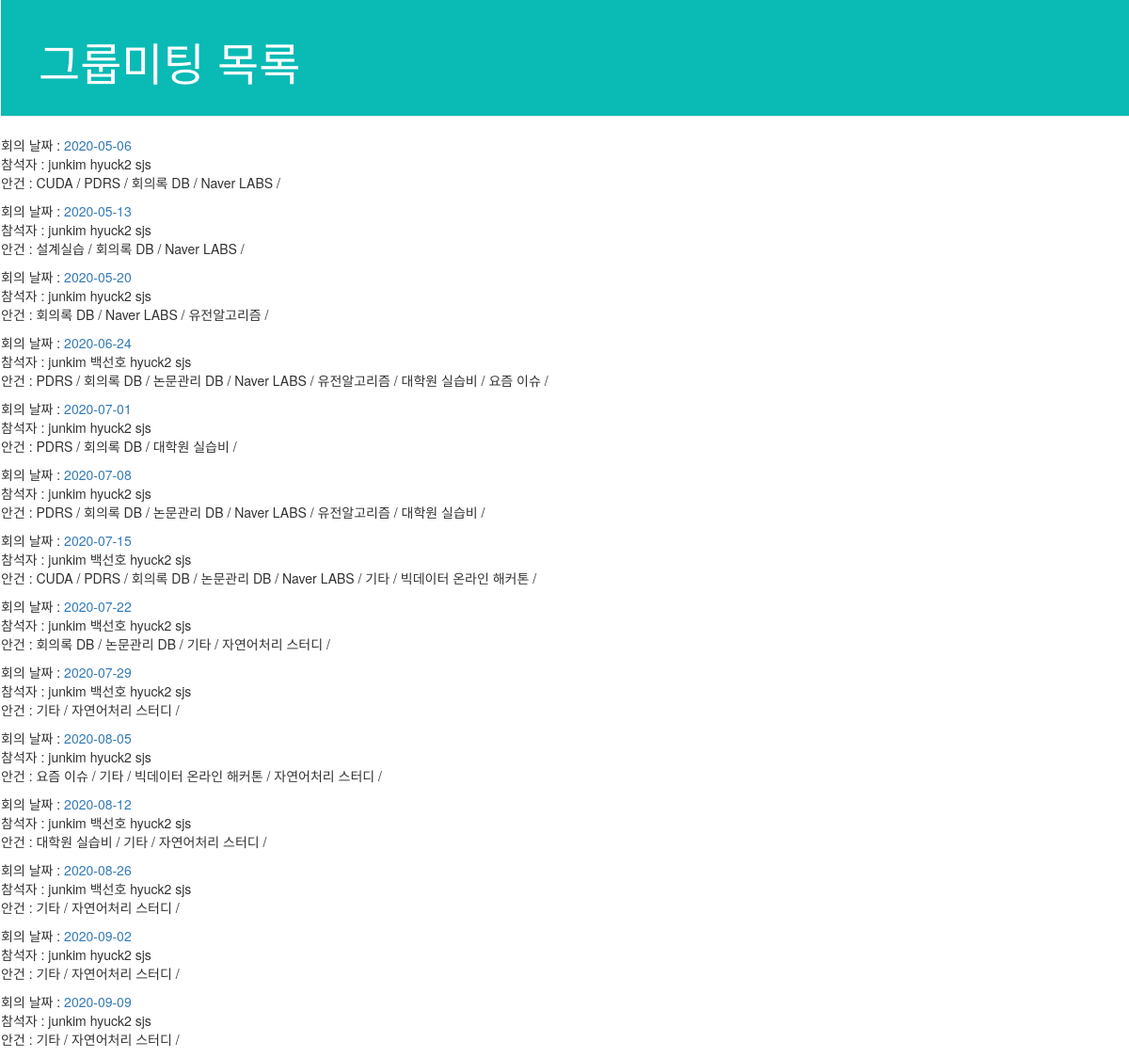
Page /group_meeting/list/ on the committed database.
### group_meeting/models.py (models this page shows)
class Meeting(models.Model):
    id = models.AutoField(primary_key=True)
    author = models.ManyToManyField(settings.AUTH_USER_MODEL, related_name='author')
    date = models.DateField()
    attendent = models.ManyToManyField(settings.AUTH_USER_MODEL, related_name='attendent')
    place = models.CharField(max_length=200)
    topic = models.ManyToManyField('Topic')
    created = models.DateTimeField(auto_now_add=True)
    updated = models.DateTimeField(auto_now=True)
    def __str__(self):
        return str(self.date)
    class Meta:
        pass

class Topic(models.Model):
    id = models.AutoField(primary_key=True)
    category = models.ForeignKey('Category', on_delete=models.CASCADE)
    owner = models.ManyToManyField(settings.AUTH_USER_MODEL, related_name='owner')
    start_date = models.DateField()
    close_date = models.DateField()
    name = models.CharField(max_length=200)
    status_list = (
        ('진행', '진행중인 안건'),
        ('종료', '종료된 안건'),
        ('보류', '보류된 안건'),
    )
    status = models.CharField(max_length=200, choices=status_list)
    created = models.DateTimeField(auto_now_add=True)
    updated = models.DateTimeField(auto_now=True)
    def __str__(self):
        return self.name
    class Meta:
        pass

### group_meeting/views.py (the view)
# urls.py: path('list/', views.meeting_list, name = 'list'),
def meeting_list(request):
    meetings = Meeting.objects.order_by('date')
    return render(
        request,
        'group_meeting/list.html',
        {
            'meetings':meetings,
        }
    )

### group_meeting/templates/group_meeting/list.html
{% load static %}
<html>
    <head>
        <link rel="stylesheet" href="//maxcdn.bootstrapcdn.com/bootstrap/3.2.0/css/bootstrap.min.css">
        <link rel="stylesheet" href="//maxcdn.bootstrapcdn.com/bootstrap/3.2.0/css/bootstrap-theme.min.css">
        <link rel="stylesheet" href="{% static 'css/group_meeting.css' %}">
    </head>
    <body>
        <div class="page-header">
            <h1>그룹미팅 목록</h1>
        </div>
        {% for meeting in meetings%}
            <p>
            회의 날짜 : <a href="{% url 'list_detail' meeting_id=meeting.id %}">{{meeting}}</a><br>
            참석자 :
            {% for a in meeting.attendent.all %}
                {{a}}
            {% endfor %}<br>
            안건 :
            {% for t in meeting.topic.all %}
                {{t}} /
            {% endfor %}<br>
            </p>
        {% endfor %}
    </body>
</html>

### group_meeting/static/css/group_meeting.css (style rules this page uses)
body { padding-left: 1px; }
.page-header { background-color: #0abab5; margin-top: 0; padding: 20px 20px 20px 40px; }
.page-header h1 { color: #ffffff; font-size: 36pt; }

### rows in the picture
Meeting: date "2020-05-06"
Topic: name "CUDA"
Topic: name "PDRS"
Topic: name "회의록 DB"
Topic: name "Naver LABS"
Meeting: date "2020-05-13"
Topic: name "설계실습"
Meeting: date "2020-05-20"
Topic: name "유전알고리즘"
Meeting: date "2020-06-24"
Topic: name "논문관리 DB"
Topic: name "대학원 실습비"
Topic: name "요즘 이슈"
Meeting: date "2020-07-01"
Meeting: date "2020-07-08"
Meeting: date "2020-07-15"
Topic: name "기타"
Topic: name "빅데이터 온라인 해커톤"
Meeting: date "2020-07-22"
Topic: name "자연어처리 스터디"
Meeting: date "2020-07-29"
Meeting: date "2020-08-05"
Meeting: date "2020-08-12"
Meeting: date "2020-08-26"
Meeting: date "2020-09-02"
Meeting: date "2020-09-09"

### other values in the picture
{{ a }} "junkim"
{{ a }} "hyuck2"
{{ a }} "sjs"
{{ a }} "백선호"
